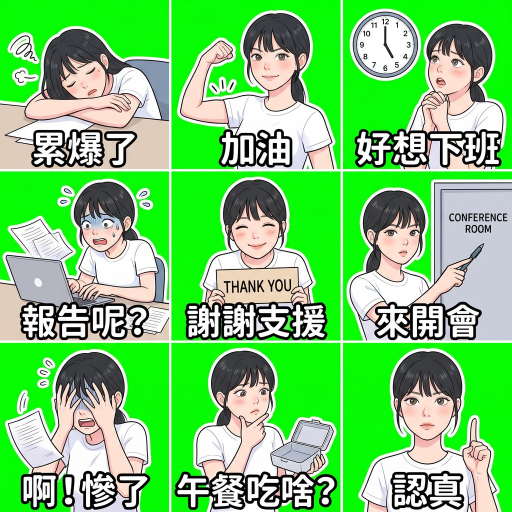
#> input picture reference/upstream-line-sticker-studio/assets/sample-grid.jpg, 1024 x 1024 px (shown at 1/2 size)
$ python -i content.py   (imports and definitions only)
#> lines starting #> are read from the running program, lines starting #| are printed output that depends on the picture; after the words box and inside, x2 and y2 are one past the last pixel; in counts of white or black regions, pixels touching at a corner belong together
#> further down, picture is the input picture: PIL image 1024x1024 RGB; mean R, G, B 116.4, 202.4, 110.1
"""Shared conservative content heuristics (not official LINE thresholds)."""
from typing import Any, Dict

from PIL import ImageChops

from .spec import LINE_MIN_MARGIN, VISIBLE_ALPHA_MIN


def measure_cell_content(cell_img: Any, margin: int = LINE_MIN_MARGIN) -> Dict[str, float]:
    """量測單格內容：可見像素數、安全區覆蓋率、可見像素中淺色無彩色佔比。

    可見 = alpha >= VISIBLE_ALPHA_MIN；安全區 = 扣掉四周 margin 後的內部矩形。
    """
#> called with margin = 10
    if cell_img.mode != "RGBA":
        cell_img = cell_img.convert("RGBA")
    w, h = cell_img.size
#> w = 1024; h = 1024

    alpha = cell_img.getchannel("A")
#> alpha: PIL image 1024x1024 L; every value is 255
    visible = sum(alpha.histogram()[VISIBLE_ALPHA_MIN:])
#> visible = 1048576

    # 淺色無彩色：min(r,g,b) >= 192 且 max-min <= 12，且該像素可見（用整張影像運算，避免逐像素 Python 迴圈）
    r, g, b = cell_img.getchannel("R"), cell_img.getchannel("G"), cell_img.getchannel("B")
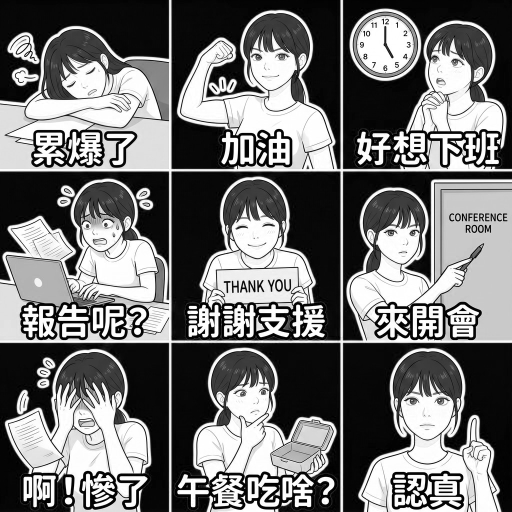
#> r: PIL image 1024x1024 L (shown at 1/2 size); min 0, max 255, mean 116.4
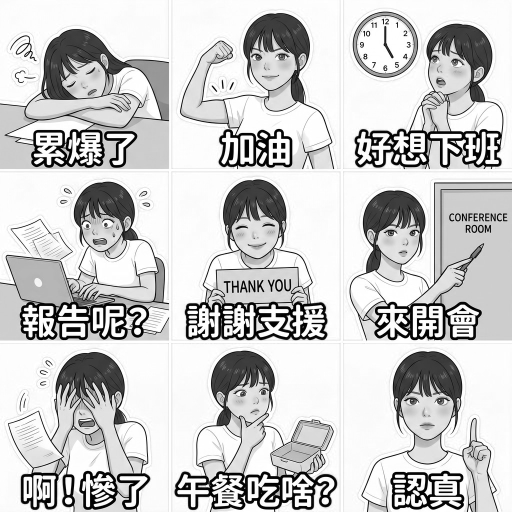
#> g: PIL image 1024x1024 L (shown at 1/2 size); min 0, max 255, mean 202.4
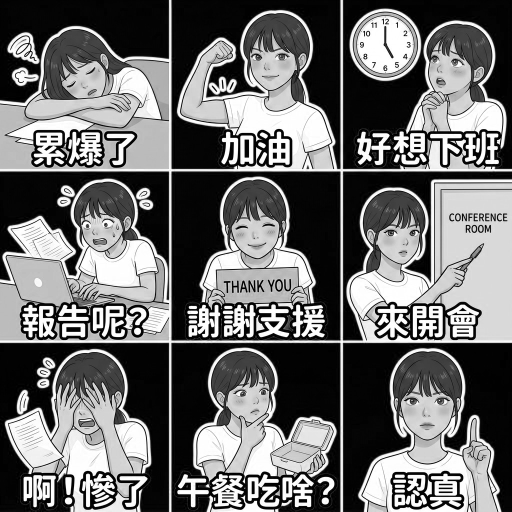
#> b: PIL image 1024x1024 L (shown at 1/2 size); min 0, max 255, mean 110.1
    lo = ImageChops.darker(ImageChops.darker(r, g), b)
    hi = ImageChops.lighter(ImageChops.lighter(r, g), b)
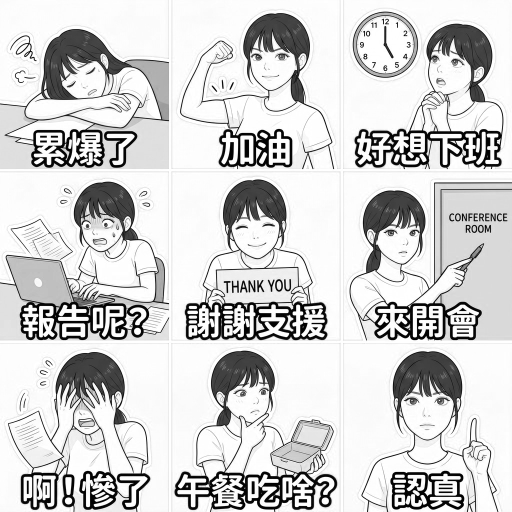
#> hi: PIL image 1024x1024 L (shown at 1/2 size); min 0, max 255, mean 208.8
    is_light = lo.point(lambda v: 255 if v >= 192 else 0)
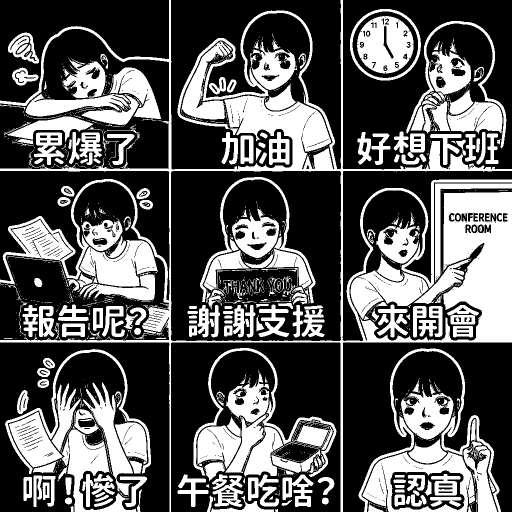
#> is_light: PIL image 1024x1024 L (shown at 1/2 size); 35.7% white; 1443 white regions (1129 under 20 px), largest, box (x1, y1, x2, y2) and area: (0, 0, 1024, 1024) 96299, (725, 903, 950, 1024) 10573, (714, 32, 827, 147) 9052
    is_gray = ImageChops.subtract(hi, lo).point(lambda v: 255 if v <= 12 else 0)
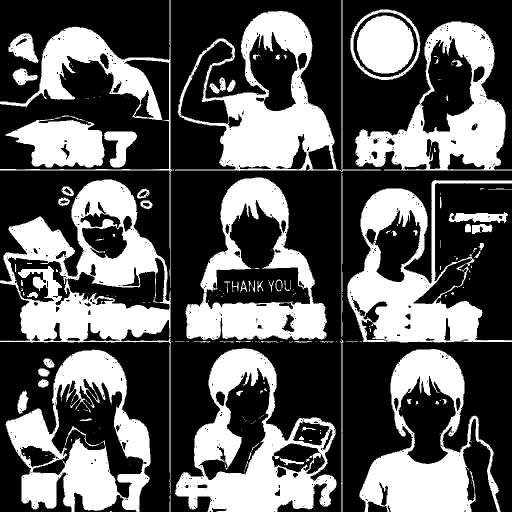
#> is_gray: PIL image 1024x1024 L (shown at 1/2 size); 36.6% white; 267 white regions (177 under 20 px), largest, box (x1, y1, x2, y2) and area: (0, 359, 342, 987) 52536, (350, 697, 673, 1024) 42620, (11, 699, 301, 1024) 40812
    is_visible = alpha.point(lambda v: 255 if v >= VISIBLE_ALPHA_MIN else 0)
    both = ImageChops.multiply(ImageChops.multiply(is_light, is_gray), is_visible)
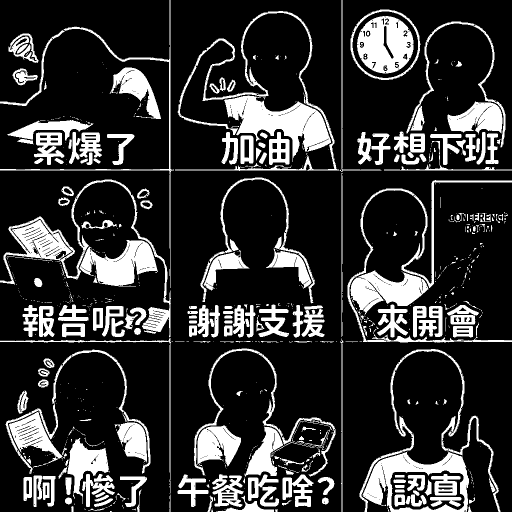
#> both: PIL image 1024x1024 L (shown at 1/2 size); 19.9% white; 770 white regions (516 under 20 px), largest, box (x1, y1, x2, y2) and area: (448, 191, 662, 324) 12356, (0, 359, 342, 675) 10704, (725, 903, 938, 1024) 9567
    light = both.histogram()[255]
#> light = 208429

    safe_box = (margin, margin, w - margin, h - margin)
#> safe_box = (10, 10, 1014, 1014)
    if safe_box[2] > safe_box[0] and safe_box[3] > safe_box[1]:
        safe_alpha = cell_img.getchannel("A").crop(safe_box)
#> safe_alpha: PIL image 1004x1004 L; every value is 255
        hist = safe_alpha.histogram()
#> hist = 256 values from 0 to 1008016
        safe_total = (safe_box[2] - safe_box[0]) * (safe_box[3] - safe_box[1])
#> safe_total = 1008016
        coverage = sum(hist[VISIBLE_ALPHA_MIN:]) / safe_total
#> coverage = 1
    else:
        coverage = 0.0

    return {
        "visible_pixels": visible,
        "safe_area_coverage": coverage,
        "light_neutral_ratio": (light / visible) if visible else 0.0,
    }

>>> from PIL import Image
>>> picture = Image.open('../../reference/upstream-line-sticker-studio/assets/sample-grid.jpg')
>>> result = measure_cell_content(picture)
#> result = {'visible_pixels': 1048576, 'safe_area_coverage': 1, 'light_neutral_ratio': 0.199}
